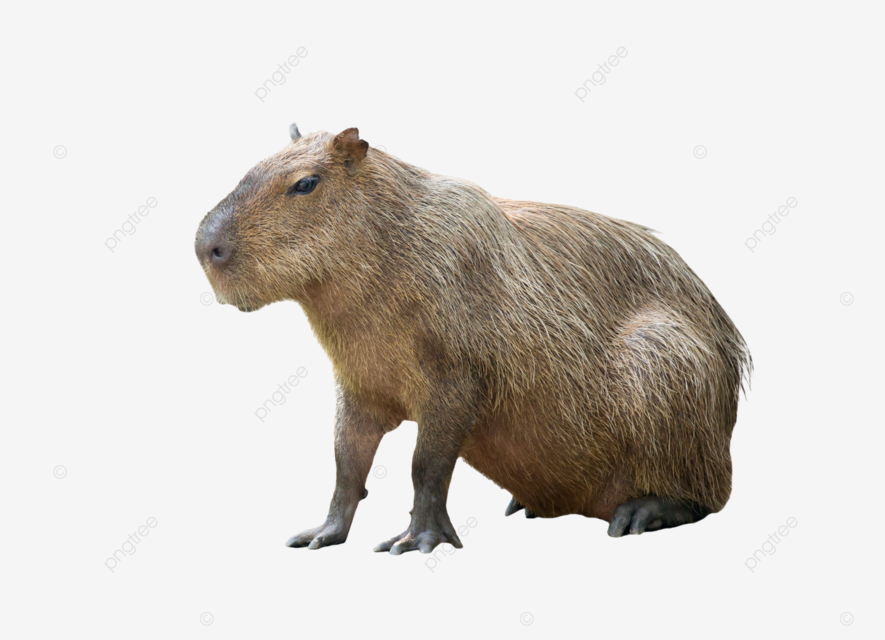
#> input picture capivara.png, 885 x 640 px
$ python wavelet.py
#> lines starting #> are read from the running program, lines starting #| are printed output that depends on the picture
import cv2
import pywt
import numpy as np
import matplotlib.pyplot as plt

# Carregar a imagem em escala de cinza
imagem = cv2.imread('capivara.png', cv2.IMREAD_GRAYSCALE)
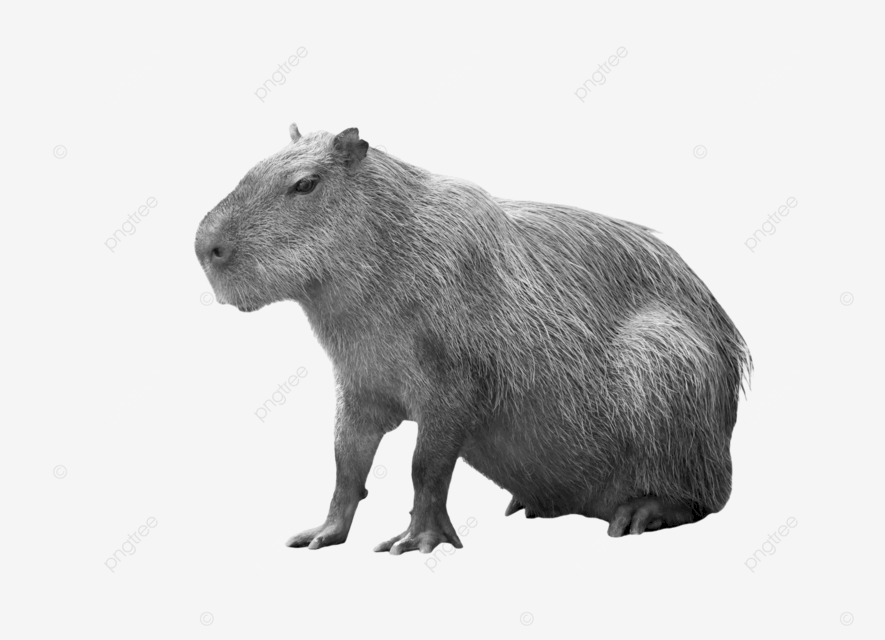
#> imagem: shape (640, 885); min 0, max 252, mean 210.3

# Aplicar a Transformada Wavelet Discreta 2D (usando a wavelet 'haar')
coeffs2 = pywt.dwt2(imagem, 'haar')
LL, (LH, HL, HH) = coeffs2  # LL: baixa frequência, LH, HL, HH: alta frequência
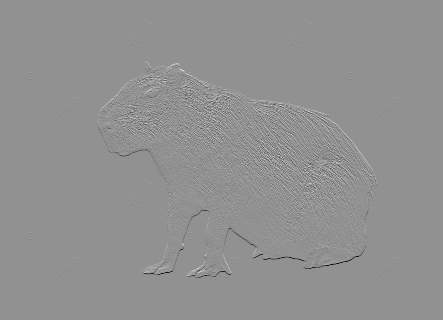
#> LH: shape (320, 443) float64; min -153, max 115, mean 0; drawn with min black and max white
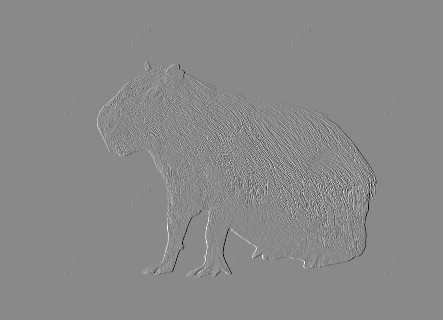
#> HL: shape (320, 443) float64; min -131, max 112, mean 0; drawn with min black and max white
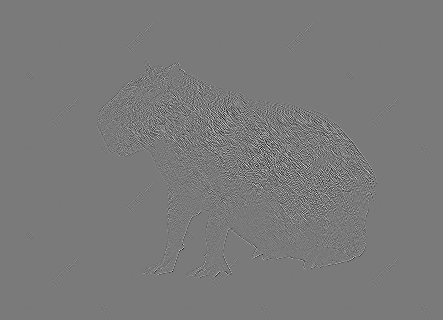
#> HH: shape (320, 443) float64; min -50.5, max 55, mean 0; drawn with min black and max white

# Descartar os componentes de detalhes (LH, HL, HH), mantendo apenas LL
coeffs2_comprimido = (LL, (np.zeros_like(LH), np.zeros_like(HL), np.zeros_like(HH)))

# Realizar a Transformada Inversa Wavelet Discreta 2D para reconstruir a imagem
imagem_reconstruida = pywt.idwt2(coeffs2_comprimido, 'haar')

# Visualizar a imagem original e a imagem reconstruída
fig, ax = plt.subplots(1, 2, figsize=(12, 6))

# Imagem Original
ax[0].imshow(imagem, cmap='gray')
ax[0].set_title('Imagem Original')
ax[0].axis('off')

# Imagem Reconstruída
ax[1].imshow(imagem_reconstruida, cmap='gray')
ax[1].set_title('Imagem Reconstruída (Apenas LL)')
ax[1].axis('off')

plt.tight_layout()
plt.show()

# Calcular a diferença entre a imagem original e a reconstruída
#> (the run stopped early here; a loop or call above may not have finished)
